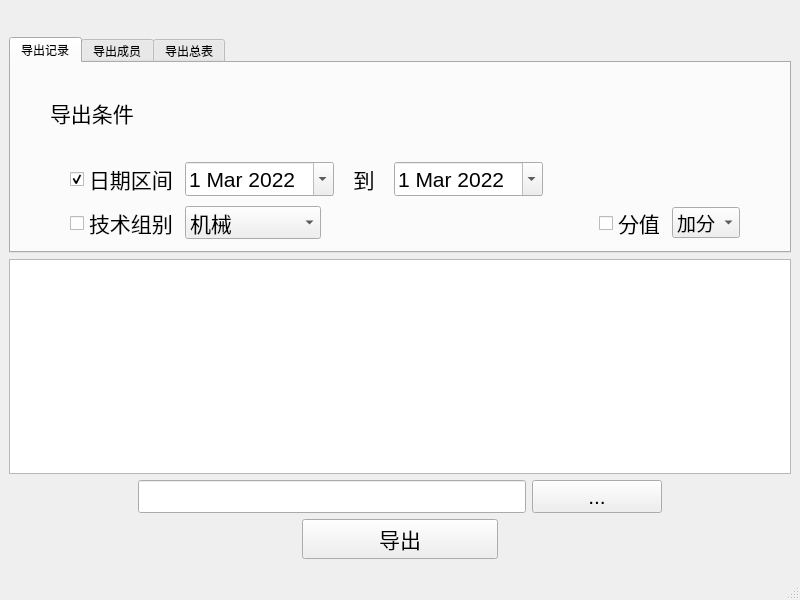
<?xml version="1.0" encoding="UTF-8"?>
<ui version="4.0">
 <class>MainWindow</class>
 <widget class="QMainWindow" name="MainWindow">
  <property name="geometry">
   <rect>
    <x>0</x>
    <y>0</y>
    <width>800</width>
    <height>600</height>
   </rect>
  </property>
  <property name="windowTitle">
   <string>MainWindow</string>
  </property>
  <widget class="QWidget" name="centralwidget">
   <layout class="QVBoxLayout" name="verticalLayout">
    <item>
     <layout class="QHBoxLayout" name="horizontalLayout_4">
      <item>
       <spacer name="horizontalSpacer_3">
        <property name="orientation">
         <enum>Qt::Horizontal</enum>
        </property>
        <property name="sizeHint" stdset="0">
         <size>
          <width>40</width>
          <height>20</height>
         </size>
        </property>
       </spacer>
      </item>
      <item>
       <widget class="QPushButton" name="minButton">
        <property name="text">
         <string/>
        </property>
        <property name="icon">
         <iconset resource="res.qrc">
          <normaloff>:/zoom.png</normaloff>:/zoom.png</iconset>
        </property>
        <property name="iconSize">
         <size>
          <width>25</width>
          <height>25</height>
         </size>
        </property>
        <property name="flat">
         <bool>true</bool>
        </property>
       </widget>
      </item>
      <item>
       <widget class="QPushButton" name="closeButton">
        <property name="text">
         <string/>
        </property>
        <property name="icon">
         <iconset resource="res.qrc">
          <normaloff>:/close.png</normaloff>:/close.png</iconset>
        </property>
        <property name="iconSize">
         <size>
          <width>25</width>
          <height>25</height>
         </size>
        </property>
        <property name="flat">
         <bool>true</bool>
        </property>
       </widget>
      </item>
     </layout>
    </item>
    <item>
     <widget class="QTabWidget" name="tabWidget">
      <property name="currentIndex">
       <number>0</number>
      </property>
      <property name="elideMode">
       <enum>Qt::ElideNone</enum>
      </property>
      <widget class="QWidget" name="tab">
       <attribute name="title">
        <string>导出记录</string>
       </attribute>
       <layout class="QVBoxLayout" name="verticalLayout_2">
        <item>
         <layout class="QHBoxLayout" name="horizontalLayout_5">
          <property name="leftMargin">
           <number>30</number>
          </property>
          <property name="topMargin">
           <number>0</number>
          </property>
          <item>
           <widget class="QLabel" name="label">
            <property name="font">
             <font>
              <family>Microsoft YaHei UI</family>
              <pointsize>16</pointsize>
             </font>
            </property>
            <property name="text">
             <string>导出条件</string>
            </property>
           </widget>
          </item>
          <item>
           <spacer name="horizontalSpacer_4">
            <property name="orientation">
             <enum>Qt::Horizontal</enum>
            </property>
            <property name="sizeHint" stdset="0">
             <size>
              <width>40</width>
              <height>20</height>
             </size>
            </property>
           </spacer>
          </item>
         </layout>
        </item>
        <item>
         <layout class="QHBoxLayout" name="horizontalLayout" stretch="2,3,1,3,5">
          <property name="leftMargin">
           <number>50</number>
          </property>
          <item>
           <widget class="QCheckBox" name="dateCheckBox">
            <property name="font">
             <font>
              <family>Microsoft YaHei UI</family>
              <pointsize>16</pointsize>
             </font>
            </property>
            <property name="text">
             <string>日期区间</string>
            </property>
            <property name="checked">
             <bool>true</bool>
            </property>
           </widget>
          </item>
          <item>
           <widget class="QDateEdit" name="startDateEdit">
            <property name="font">
             <font>
              <family>Microsoft YaHei UI</family>
              <pointsize>16</pointsize>
             </font>
            </property>
            <property name="calendarPopup">
             <bool>true</bool>
            </property>
            <property name="date">
             <date>
              <year>2022</year>
              <month>3</month>
              <day>1</day>
             </date>
            </property>
           </widget>
          </item>
          <item>
           <widget class="QLabel" name="label_2">
            <property name="font">
             <font>
              <family>Microsoft YaHei UI</family>
              <pointsize>16</pointsize>
             </font>
            </property>
            <property name="text">
             <string>到</string>
            </property>
            <property name="alignment">
             <set>Qt::AlignCenter</set>
            </property>
           </widget>
          </item>
          <item>
           <widget class="QDateEdit" name="endDateEdit">
            <property name="font">
             <font>
              <family>Microsoft YaHei UI</family>
              <pointsize>16</pointsize>
             </font>
            </property>
            <property name="calendarPopup">
             <bool>true</bool>
            </property>
            <property name="date">
             <date>
              <year>2022</year>
              <month>3</month>
              <day>1</day>
             </date>
            </property>
           </widget>
          </item>
          <item>
           <spacer name="verticalSpacer">
            <property name="orientation">
             <enum>Qt::Horizontal</enum>
            </property>
            <property name="sizeHint" stdset="0">
             <size>
              <width>40</width>
              <height>20</height>
             </size>
            </property>
           </spacer>
          </item>
         </layout>
        </item>
        <item>
         <layout class="QHBoxLayout" name="horizontalLayout_2" stretch="1,3,6,0,0,0">
          <property name="leftMargin">
           <number>50</number>
          </property>
          <item>
           <widget class="QCheckBox" name="groupCheckBox">
            <property name="font">
             <font>
              <family>Microsoft YaHei UI</family>
              <pointsize>16</pointsize>
             </font>
            </property>
            <property name="text">
             <string>技术组别</string>
            </property>
            <property name="iconSize">
             <size>
              <width>25</width>
              <height>25</height>
             </size>
            </property>
           </widget>
          </item>
          <item>
           <widget class="QComboBox" name="groupComboBox">
            <property name="font">
             <font>
              <family>Microsoft YaHei UI</family>
              <pointsize>16</pointsize>
             </font>
            </property>
            <item>
             <property name="text">
              <string>机械</string>
             </property>
            </item>
            <item>
             <property name="text">
              <string>电控</string>
             </property>
            </item>
            <item>
             <property name="text">
              <string>视觉</string>
             </property>
            </item>
            <item>
             <property name="text">
              <string>硬件</string>
             </property>
            </item>
            <item>
             <property name="text">
              <string>宣传</string>
             </property>
            </item>
           </widget>
          </item>
          <item>
           <spacer name="horizontalSpacer_5">
            <property name="orientation">
             <enum>Qt::Horizontal</enum>
            </property>
            <property name="sizeHint" stdset="0">
             <size>
              <width>40</width>
              <height>20</height>
             </size>
            </property>
           </spacer>
          </item>
          <item>
           <widget class="QCheckBox" name="valueCheckBox">
            <property name="font">
             <font>
              <family>Microsoft YaHei UI</family>
              <pointsize>16</pointsize>
             </font>
            </property>
            <property name="text">
             <string>分值</string>
            </property>
           </widget>
          </item>
          <item>
           <widget class="QComboBox" name="comboBox_2">
            <property name="font">
             <font>
              <family>Microsoft YaHei UI</family>
              <pointsize>14</pointsize>
             </font>
            </property>
            <item>
             <property name="text">
              <string>加分</string>
             </property>
            </item>
            <item>
             <property name="text">
              <string>减分</string>
             </property>
            </item>
           </widget>
          </item>
          <item>
           <spacer name="horizontalSpacer_6">
            <property name="orientation">
             <enum>Qt::Horizontal</enum>
            </property>
            <property name="sizeHint" stdset="0">
             <size>
              <width>40</width>
              <height>20</height>
             </size>
            </property>
           </spacer>
          </item>
         </layout>
        </item>
       </layout>
      </widget>
      <widget class="QWidget" name="tab_2">
       <attribute name="title">
        <string>导出成员</string>
       </attribute>
      </widget>
      <widget class="QWidget" name="tab_3">
       <attribute name="title">
        <string>导出总表</string>
       </attribute>
      </widget>
     </widget>
    </item>
    <item>
     <widget class="QTableView" name="tableView"/>
    </item>
    <item>
     <layout class="QHBoxLayout" name="horizontalLayout_3" stretch="1,3,1,1">
      <item>
       <spacer name="horizontalSpacer">
        <property name="orientation">
         <enum>Qt::Horizontal</enum>
        </property>
        <property name="sizeHint" stdset="0">
         <size>
          <width>40</width>
          <height>20</height>
         </size>
        </property>
       </spacer>
      </item>
      <item>
       <widget class="QLineEdit" name="pathLineEdit">
        <property name="font">
         <font>
          <family>Microsoft JhengHei UI</family>
          <pointsize>16</pointsize>
         </font>
        </property>
       </widget>
      </item>
      <item>
       <widget class="QPushButton" name="selectPathButton">
        <property name="font">
         <font>
          <family>Microsoft YaHei UI</family>
          <pointsize>16</pointsize>
         </font>
        </property>
        <property name="text">
         <string>...</string>
        </property>
       </widget>
      </item>
      <item>
       <spacer name="horizontalSpacer_2">
        <property name="orientation">
         <enum>Qt::Horizontal</enum>
        </property>
        <property name="sizeHint" stdset="0">
         <size>
          <width>40</width>
          <height>20</height>
         </size>
        </property>
       </spacer>
      </item>
     </layout>
    </item>
    <item>
     <layout class="QHBoxLayout" name="horizontalLayout_6" stretch="3,2,3">
      <property name="topMargin">
       <number>0</number>
      </property>
      <property name="bottomMargin">
       <number>10</number>
      </property>
      <item>
       <spacer name="horizontalSpacer_7">
        <property name="orientation">
         <enum>Qt::Horizontal</enum>
        </property>
        <property name="sizeHint" stdset="0">
         <size>
          <width>40</width>
          <height>20</height>
         </size>
        </property>
       </spacer>
      </item>
      <item>
       <widget class="QPushButton" name="exporButton">
        <property name="font">
         <font>
          <family>Microsoft YaHei UI</family>
          <pointsize>16</pointsize>
         </font>
        </property>
        <property name="text">
         <string>导出</string>
        </property>
       </widget>
      </item>
      <item>
       <spacer name="horizontalSpacer_8">
        <property name="orientation">
         <enum>Qt::Horizontal</enum>
        </property>
        <property name="sizeHint" stdset="0">
         <size>
          <width>40</width>
          <height>20</height>
         </size>
        </property>
       </spacer>
      </item>
     </layout>
    </item>
   </layout>
  </widget>
  <widget class="QStatusBar" name="statusbar"/>
 </widget>
 <resources>
  <include location="res.qrc"/>
 </resources>
 <connections>
  <connection>
   <sender>closeButton</sender>
   <signal>clicked()</signal>
   <receiver>MainWindow</receiver>
   <slot>close()</slot>
   <hints>
    <hint type="sourcelabel">
     <x>771</x>
     <y>26</y>
    </hint>
    <hint type="destinationlabel">
     <x>399</x>
     <y>299</y>
    </hint>
   </hints>
  </connection>
  <connection>
   <sender>minButton</sender>
   <signal>clicked()</signal>
   <receiver>MainWindow</receiver>
   <slot>showMinimized()</slot>
   <hints>
    <hint type="sourcelabel">
     <x>728</x>
     <y>26</y>
    </hint>
    <hint type="destinationlabel">
     <x>399</x>
     <y>299</y>
    </hint>
   </hints>
  </connection>
 </connections>
</ui>
